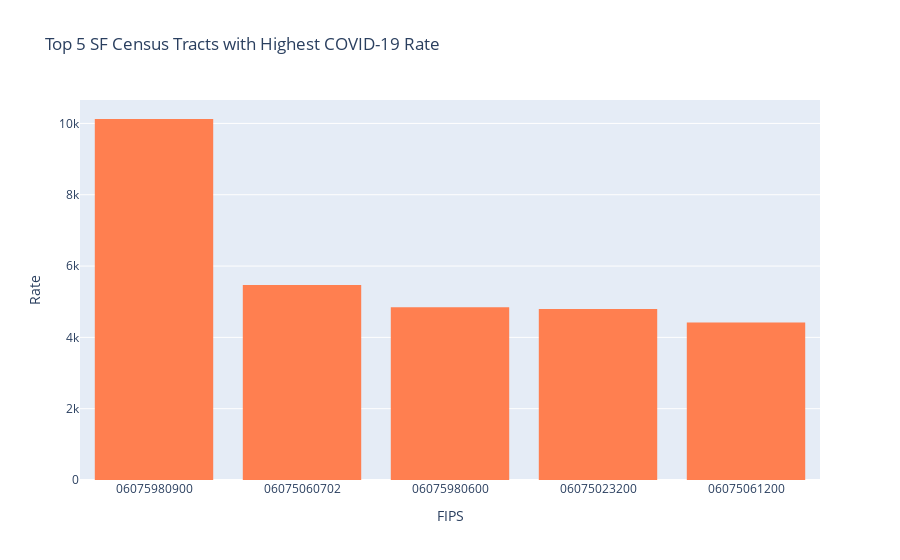

Notebook code cell kept with this figure:
### Code cell
# creating an interactive bar chart

COVIDdf2=COVIDdf.sort_values(by='Rate',ascending = False)

fig=px.bar(COVIDdf2.head(5),
           x='FIPS',
           y='Rate',
           title='Top 5 SF Census Tracts with Highest COVID-19 Rate'
          )
fig.update_traces(marker_line_width=0, marker_color='coral')
           
fig.show()

### Figure 1 — Plotly figure (JSON) as saved in the notebook; plotly's stock layout.template omitted (floating-point values rounded to 4 significant figures)
{"data": [{"alignmentgroup": "True", "hovertemplate": "FIPS=%{x}<br>Rate=%{y}<extra></extra>", "legendgroup": "", "marker": {"color": "coral", "line": {"width": 0}, "pattern": {"shape": ""}}, "name": "", "offsetgroup": "", "orientation": "v", "showlegend": false, "textposition": "auto", "type": "bar", "x": ["06075980900", "06075060702", "06075980600", "06075023200", "06075061200"], "xaxis": "x", "y": [10120.0, 5470.0, 4846.0, 4799.0, 4418.0], "yaxis": "y"}], "layout": {"autosize": true, "barmode": "relative", "legend": {"tracegroupgap": 0}, "title": {"text": "Top 5 SF Census Tracts with Highest COVID-19 Rate"}, "xaxis": {"anchor": "y", "autorange": true, "domain": [0, 1], "range": [-0.5, 4.5], "title": {"text": "FIPS"}, "type": "category"}, "yaxis": {"anchor": "x", "autorange": true, "domain": [0, 1], "range": [0, 10660.0], "title": {"text": "Rate"}, "type": "linear"}}}
